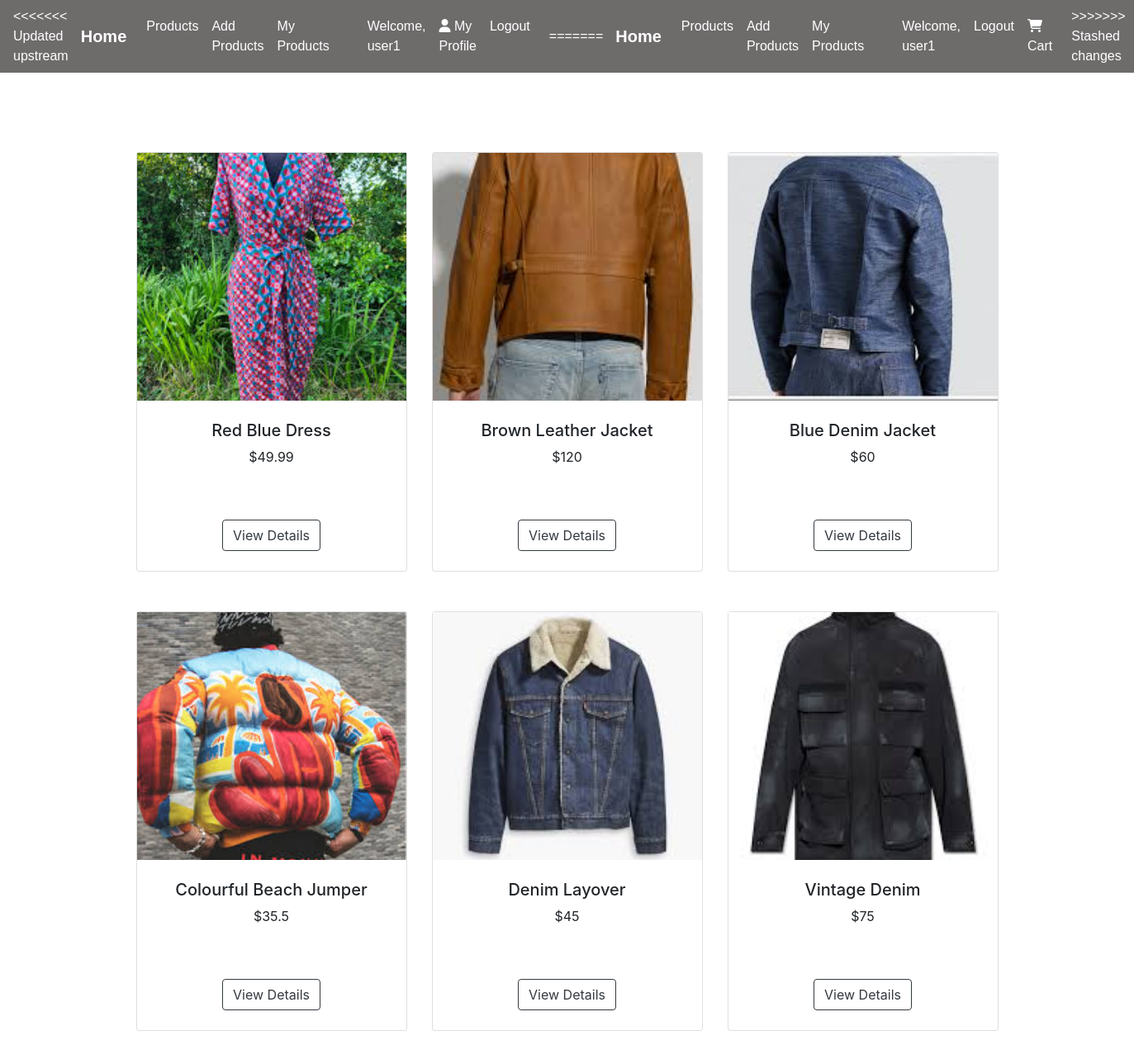
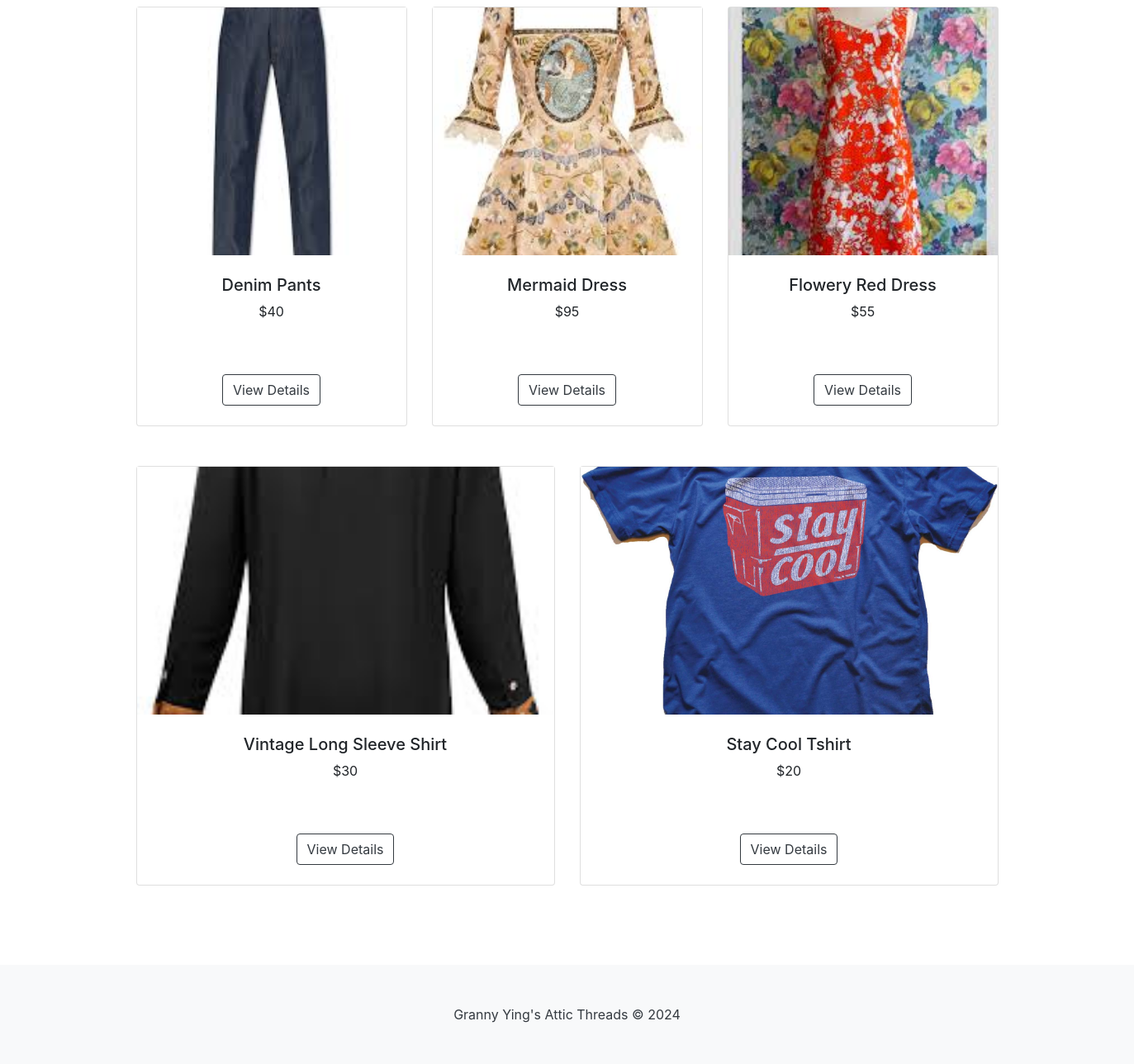
The app's page /view_products (signed in) with its own data (2 pictures, top to bottom).
### tables this page shows
CREATE TABLE "Products" (
	"product_id"	INTEGER NOT NULL,
	"user_id"	INTEGER NOT NULL,
	"product_name"	VARCHAR(45) NOT NULL,
	"description"	VARCHAR(45) NOT NULL,
	"price"	DECIMAL(10, 2),
	"size"	VARCHAR(10),
	"condition"	VARCHAR(20) NOT NULL,
	"image_url"	VARCHAR(255),
	"quantity"	INTEGER NOT NULL,
	"created_at"	DATETIME NOT NULL,
	"verified"	BOOLEAN NOT NULL,
	PRIMARY KEY("product_id" AUTOINCREMENT),
	FOREIGN KEY("user_id") REFERENCES "Users"("user_id")
);

### app.py (the view)
@app.route("/view_products")
def view_products():
    if "user_id" in session:
        user_id = session["user_id"]
    conn = sqlite3.connect("database.db")
    cursor = conn.cursor()
    cursor.execute("SELECT product_id, product_name, price, image_url FROM Products")
    products = cursor.fetchall()
    conn.close()
    products_list = []
    for product in products:
        product_dict = {
            "product_id": product[0],
            "product_name": product[1],
            "price": product[2],
            "image_url": product[3],
        }
        products_list.append(product_dict)
    return render_template(
        "view_products.html", products_list=products_list, user_id=user_id
    )

### templates/view_products.html (shortened to what this page needs)
<!DOCTYPE html>
<html lang="en">
    {% include "header.html" %}
    <head>
        {% include "navbar.html" %}
    </head>
    <body>
        <section class="py-5">
            <div class="container px-4 px-lg-5 mt-5">
                {% for i in range(0, products_list|length, 3) %}
                <div class="row justify-content-center">
                    {% for product in products_list[i:i+3] %}
                        <div class="col mb-5{% if loop.index == 3 and loop.first %} offset-md-2{% endif %}">
                            <div class="card h-100">
                                <img class="product-img" src="{{ url_for('static', filename='productImg/' + product.image_url + '.jpg') }}" alt="{{ product.product_name }}">
                                <div class="card-body p-4">
                                    <div class="text-center">
                                        <h5 class="fw-bolder">{{ product.product_name }}</h5>
                                        <p>${{ product.price }}</p>
                                    </div>
                                </div>
                                <div class="card-footer p-4 pt-0 border-top-0 bg-transparent">
                                    <div class="text-center"><a class="btn btn-outline-dark mt-auto" href="{{ url_for('product_details', product_id=product.product_id) }}">View Details</a></div>
                                </div>
                            </div>
                        </div>
                    {% endfor %}
                </div>
                {% endfor %}
            </div>
        </section>
    </body>
    {% include "footer.html" %}
</html>

### static/css/site.css (style rules this page uses)
html, body { height: 100%; margin: 0; padding: 0; }
body { display: flex; flex-direction: column; }
.product-img { width: 100%; height: 600px; object-fit: cover; }
.product-img { width: 100%; height: 300px; object-fit: cover; }

### templates/view_products.html (style rules this page uses)
.product-img { width: 100%; height: 300px; object-fit: cover; }

### records on screen
Products: image_url (picture), product_name "Red Blue Dress", price "49.99"
Products: image_url (picture), product_name "Brown Leather Jacket", price "120"
Products: image_url (picture), product_name "Blue Denim Jacket", price "60"
Products: image_url (picture), product_name "Colourful Beach Jumper", price "35.5"
Products: image_url (picture), product_name "Denim Layover", price "45"
Products: image_url (picture), product_name "Vintage Denim", price "75"
Products: image_url (picture), product_name "Denim Pants", price "40"
Products: image_url (picture), product_name "Mermaid Dress", price "95"
Products: image_url (picture), product_name "Flowery Red Dress", price "55"
Products: image_url (picture), product_name "Vintage Long Sleeve Shirt", price "30"
Products: image_url (picture), product_name "Stay Cool Tshirt", price "20"

### other values on screen
{{ session['name'] }} "user1"
